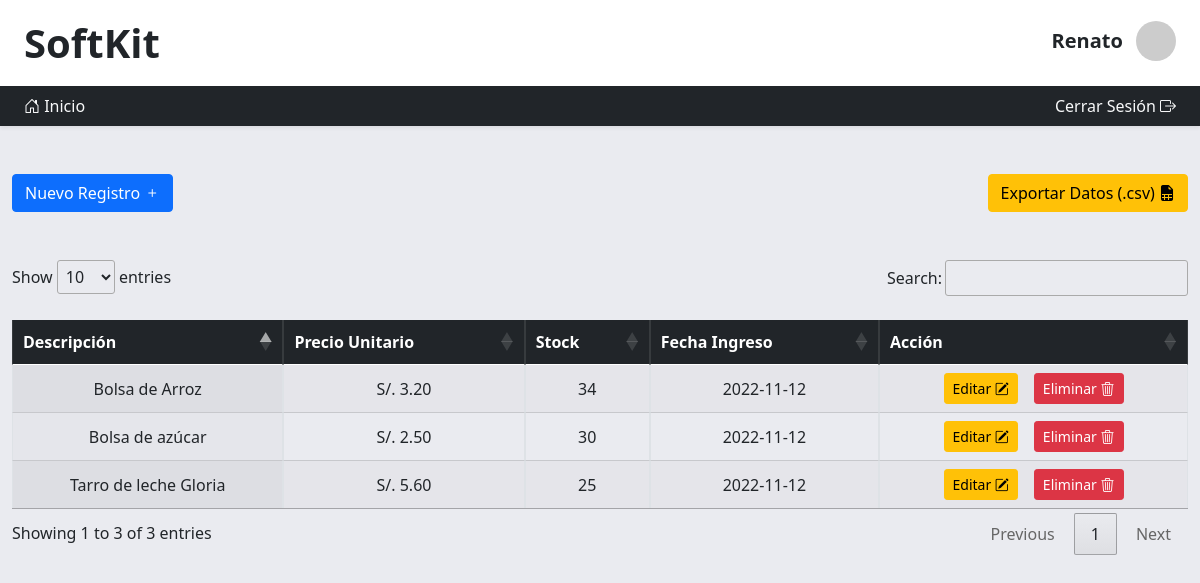
/pages/almacen.php (signed in), run on an earlier commit of the app's database.
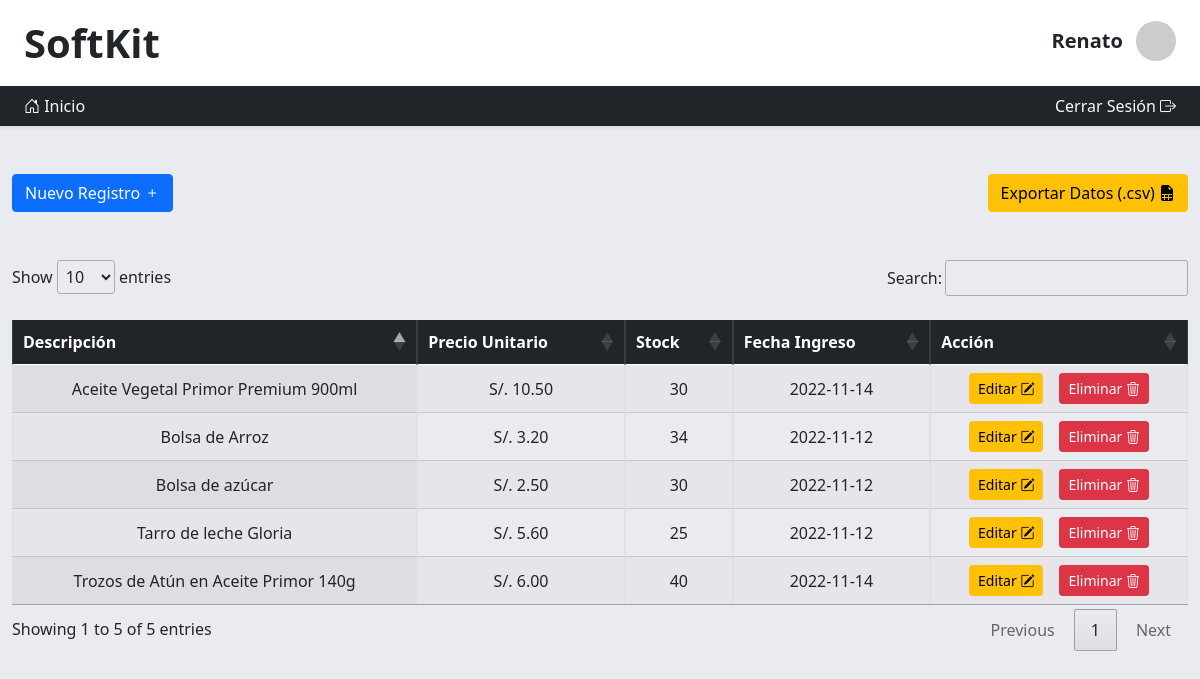
And on a later commit of the database.
### tables this page shows
CREATE TABLE `producto` (
  `id` int(11) NOT NULL,
  `descripcion` varchar(100) NOT NULL,
  `precioUnitario` decimal(11,2) NOT NULL,
  `stock` int(11) NOT NULL,
  `fechaIngreso` date NOT NULL,
  `estado` int(11) NOT NULL
);

### controller/index.php (called while the page is built, shortened)
<?php
function listAllProducts(){
    try{
        $connection=Database::connect();
        $sql="SELECT * FROM producto ORDER BY id DESC";
        $listKits=$connection->prepare($sql);
        $listKits->execute();
        $listKits=$listKits->fetchAll(PDO::FETCH_ASSOC);
        return $listKits;
    }catch(PDOException $e){
        debug_to_console($e);
    }
}
?>

### pages/almacen.php (the view, shortened to what this page needs)
<!DOCTYPE html>
<html lang="es">
<head>
    <?php require("../partials/head.php"); ?>
    <link rel="stylesheet" type="text/css" href="https://cdn.datatables.net/1.12.1/css/jquery.dataTables.css">
</head>
<body class="bg-main">
<?php
    require("../partials/header.php");
    require_once("../controller/index.php");
    $data = listAllProducts();
?>
<div class="container-fluid mt-5 d-flex justify-content-between">
    <a class="btn btn-primary" data-bs-toggle="modal" data-bs-target="#exampleModal" href="?nuevo=registro" role="button">Nuevo Registro <i class="bi bi-plus"></i></a>
    <button type="button" class="btn btn-warning">Exportar Datos (.csv) <i class="bi bi-file-earmark-spreadsheet-fill"></i></button>
</div>
<div class="container-fluid mt-5 mb-5">
<table id="table_id" class="display table pt-4 table-bordered">
    <thead class="table-dark text-center mx-auto">
        <tr>
            <th>Descripción</th>
            <th>Precio Unitario</th>
            <th>Stock</th>
            <th>Fecha Ingreso</th>
            <th>Acción</th>
        </tr>
    </thead>
    <tbody>
        <?php foreach ($data as $value) { ?>
            <tr class="text-center align-middle">
                <td><?php echo $value['descripcion']; ?></td>
                <td>S/. <?php echo $value['precioUnitario']; ?></td>
                <td><?php echo $value['stock']; ?></td>
                <td><?php echo $value['fechaIngreso']; ?></td>
                <td class="d-flex justify-content-center gap-3">
                    <a href="?id=<?php echo $value['id_producto']; ?>" class="btn btn-warning btn-sm" data-bs-toggle="modal" data-bs-target="#exampleModal">Editar <i class="bi bi-pencil-square"></i></a>
                    <a class="btn btn-danger btn-sm" data-bs-toggle="modal" data-bs-target="#exampleModalDel">Eliminar <i class="bi bi-trash3"></i></a>
                </td>
            </tr>
        <?php } ?>
    </tbody>
</table>
</div>
</body>
</html>

### partials/head.php (shortened to what this page needs)
<head>
    <link href="https://cdn.jsdelivr.net/npm/bootstrap@5.0.2/dist/css/bootstrap.min.css" rel="stylesheet">
    <link rel="stylesheet" href="https://cdn.jsdelivr.net/npm/bootstrap-icons@1.9.1/font/bootstrap-icons.css">
    <link rel="stylesheet" href="/softkit/assets/main.css">
</head>

### partials/header.php (shortened to what this page needs)
<header class="sticky-top shadow-sm">
    <nav class="bg-white navbar px-4">
        <a class="navbar-brand link-dark fs-1 fw-bold" href="/softkit/pages">
            SoftKit
        </a>
        <?php if(isset($_SESSION['login']) && $_SESSION['login']){ ?>
        <span class="navbar-text text-center fs-5 fw-bold">
            <?php echo $_SESSION['nombre']; ?>
            <img class="rounded-circle mb-1 ms-2" width="40" src="https://avatars.dicebear.com/api/initials/<?php echo $_SESSION['nombre']; ?>.svg">
        </span>
        <?php } ?>
    </nav>
    <?php if(isset($_SESSION['login']) && $_SESSION['login']){ ?>
    <div class="w-100 bg-dark navbar px-4">
        <a class="link-light text-decoration-none" href="/softkit/pages/">
            <i class="bi bi-house-door"></i>
            Inicio
        </a>
        <a class="link-light text-decoration-none" href="/softkit/controller/index.php?logout=true">
            Cerrar Sesión
            <i class="bi bi-box-arrow-right"></i>
        </a>
    </div>
    <?php } ?>
</header>

### assets/main.css (style rules this page uses)
.bg-main { background: #eaebf0; }

What changed in the data, as far as the page shows it:
added producto: descripcion "Trozos de Atún en Aceite Primor 140g", precioUnitario "6.00", stock "40", fechaIngreso "2022-11-14"
added producto: descripcion "Aceite Vegetal Primor Premium 900ml", precioUnitario "10.50", stock "30", fechaIngreso "2022-11-14"
Also different on the page:
text written by a page script: "Show entries Search: Showing 1 to 3 of 3 entries Previous 1 Next" → "Show entries Search: Showing 1 to 5 of 5 entries Previous 1 Next"
